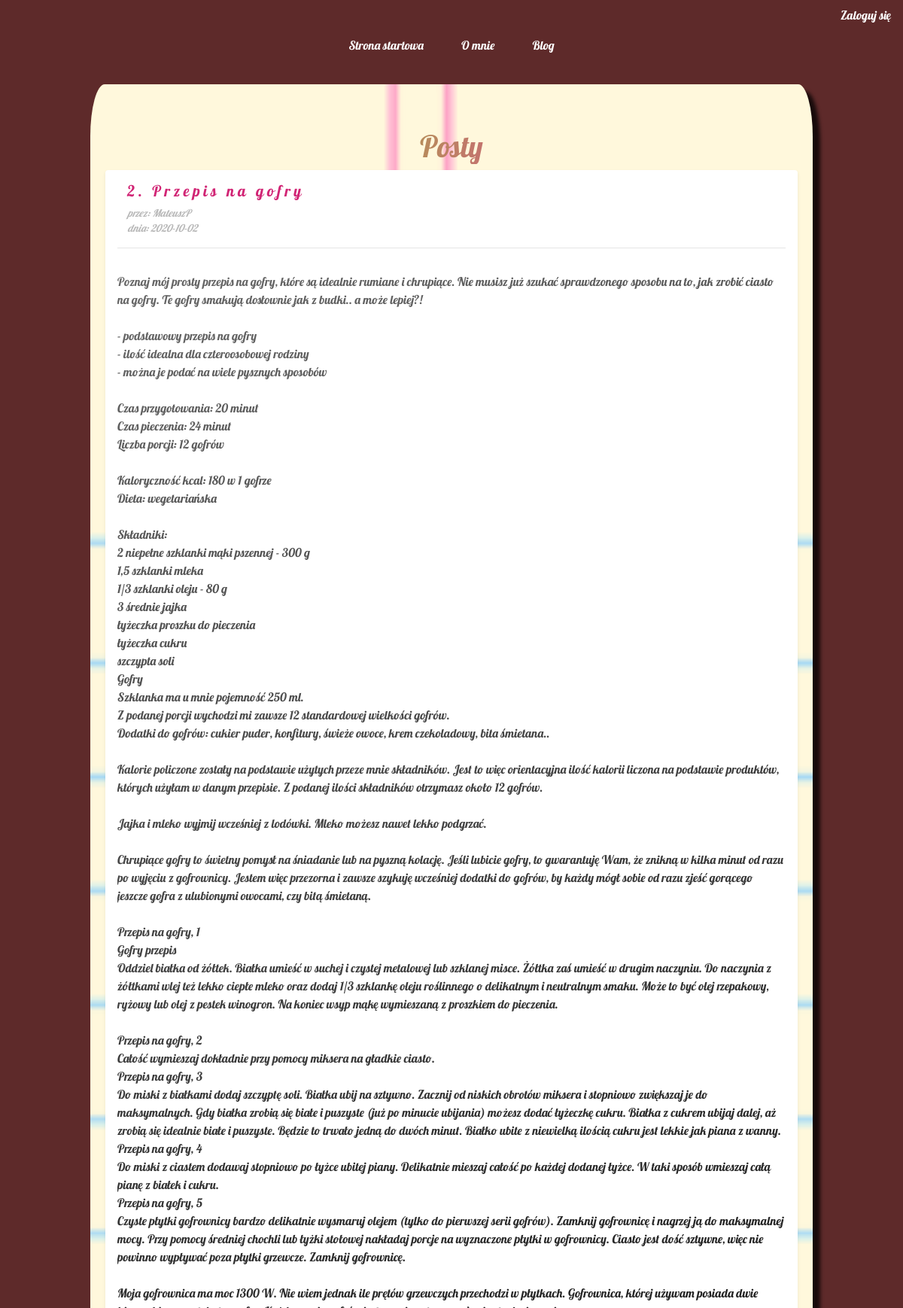
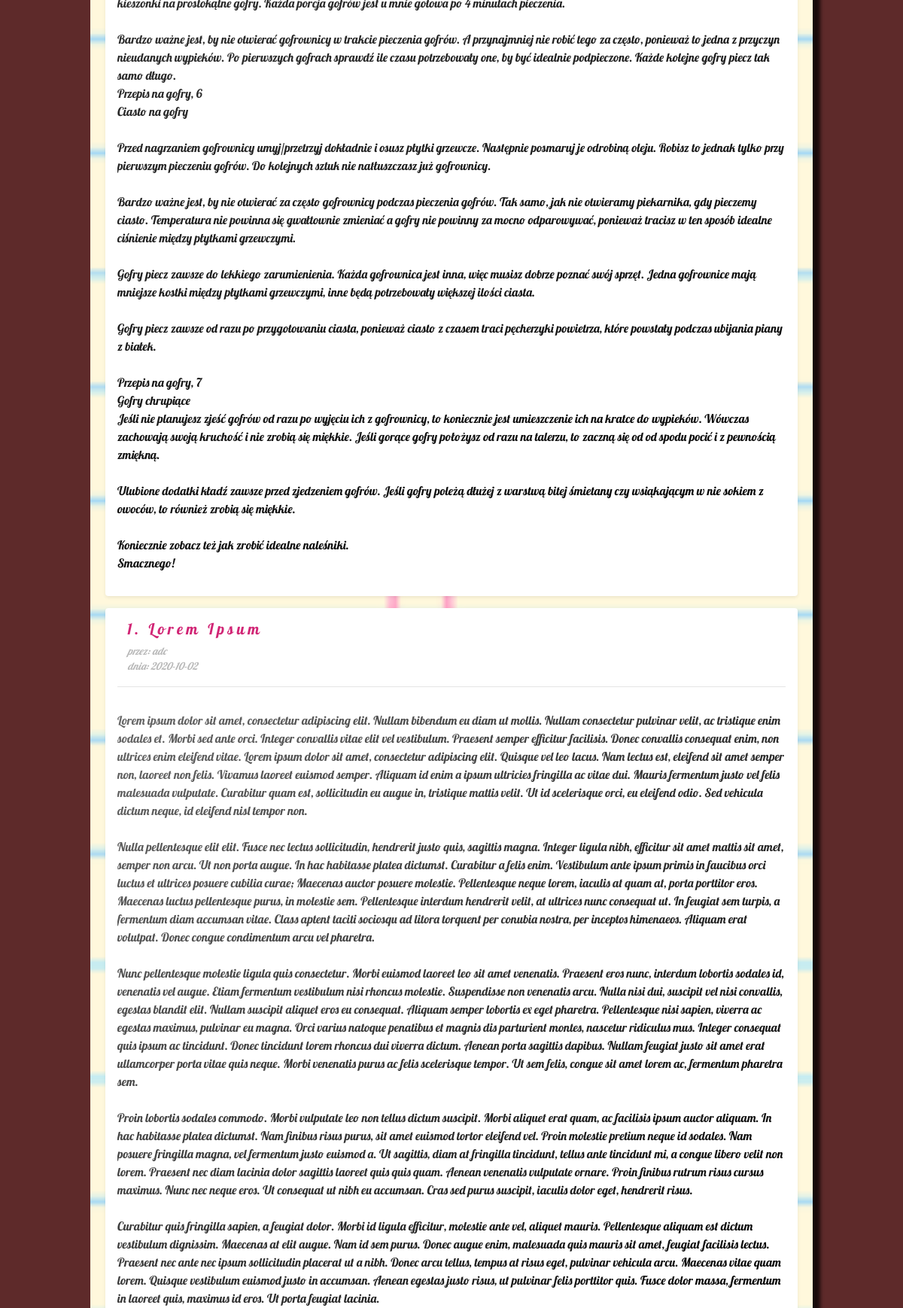
Screenshot of /blog/ (upper part) with the database file from the repository (2 pictures, top to bottom).
### tables this page shows
CREATE TABLE post (
  id INTEGER PRIMARY KEY AUTOINCREMENT,
  author_id INTEGER NOT NULL,
  created TIMESTAMP NOT NULL DEFAULT CURRENT_TIMESTAMP,
  title TEXT NOT NULL,
  body TEXT NOT NULL,
  FOREIGN KEY (author_id) REFERENCES user (id)
);

CREATE TABLE user (
  id INTEGER PRIMARY KEY AUTOINCREMENT,
  username TEXT UNIQUE NOT NULL,
  password TEXT NOT NULL
);

### aplikacjaflask/posty.py (the view)
@bp.route("/")
def index():
    db = get_db()
    posts = db.execute(
        "SELECT p.id, title, body, created, author_id, username"
        " FROM post p JOIN user u ON p.author_id = u.id"
        " ORDER BY created DESC"
    ).fetchall()
    return render_template("blog/index.html", posts=posts)

### aplikacjaflask/db.py (called while the page is built)
def get_db():
    if "db" not in g:
        g.db = sqlite3.connect(
            current_app.config["DATABASE"], detect_types=sqlite3.PARSE_DECLTYPES
        )
        g.db.row_factory = sqlite3.Row
    return g.db

### aplikacjaflask/logowanie.py (called while the page is built)
@bp.before_app_request
def load_logged_in_user():
    user_id = session.get("user_id")
    if user_id is None:
        g.user = None
    else:
        g.user = (
            get_db().execute("SELECT * FROM user WHERE id = ?", (user_id,)).fetchone()
        )

### aplikacjaflask/templates/blog/index.html (shortened to what this page needs)
{% extends 'schemat.html' %}
{% block header %}
<h1 class="text-center" id="posty">{% block title %}Posty{% endblock %}</h1>
{% endblock %}
{% block content %}
{% for post in posts %}
<article class="post shadow-sm p-3 mb-3 bg-white rounded">
  <header>
    <div>
      <h1>{{ post['id'] }}. {{ post['title'] }} </h1>
      <div class="about">przez: {{ post['username'] }}<br> dnia: {{ post['created'].strftime('%Y-%m-%d') }}</div>
    </div>
  </header>
  <hr>
  <p class="body">{{ post['body'] }}</p>
</article>
{% endfor %}
{% endblock %}

### aplikacjaflask/templates/schemat.html (shortened to what this page needs)
<!doctype html>
<head>
    <link rel="stylesheet" href="{{ url_for('static', filename='css/bootstrap.min.css') }}">
    <link rel="stylesheet" href="{{ url_for('static', filename='css/style.css') }}">
</head>
<body>
    <header class="header">
        <nav class="navbar d-flex flex-row-reverse">
            <ul class="navbar-nav list-group-horizontal ">
                {% if g.user %}
                <li class="nav-item">
                    <span class="text-white">Zalogowano jako: {{ g.user['username'] }}</span>
                </li>
                <li class="nav-item">
                    <a href="{{ url_for('auth.logout') }}">Wyloguj się</a>
                </li>
                {% else %}
                <li class="nav-item">
                    <a href="{{ url_for('auth.login') }}">Zaloguj się</a>
                </li>
                {% endif %}
            </ul>
        </nav>
        <nav class="navbar justify-content-center">
            <ul class="navbar-nav list-group-horizontal ">
                <li class="nav-item">
                    <a href="{{ url_for('index') }}">Strona startowa</a>
                </li>
                <li class="nav-item">
                    <a href="{{ url_for('home.omnie') }}">O mnie</a>
                </li>
                <li class="nav-item">
                    <a href="{{ url_for('blog.index') }}">Blog</a>
                </li>
            </ul>
        </nav>
    </header>
    <div class="d-flex justify-content-center">
        <section class="content">
            <h3>
                {% block header %}{% endblock %}
            </h3>
            {% block content %}{% endblock %}
        </section>
    </div>
</body>

### aplikacjaflask/static/css/style.css (style rules this page uses)
body { width: 100%; height: 100%; padding: 0; margin: 0; font-family: 'Lobster', cursive; background-color: rgb(94, 42, 42); background-repeat: no-repeat; background-size: cover; word-wrap: break-word; }
nav { display: inline; width: 100%; white-space: nowrap; }
nav a { color: white; }
ul li:first-child { padding-left: 0; }
ul li { padding-left: 50px; }
.content { border-radius: 2%; max-width: 80%; min-width: 20%; margin-top: 2rem; background-image: url("../../static/assets/Notebook.png"); background-color: cornsilk; padding: 50px 20px; background-repeat: no-repeat; background-size: cover; -webkit-box-shadow: 10px 10px 5px 0px rgba(0,0,0,0.75); -moz-box-shadow: 10px 10px 5px 0px rgba(0,0,0,0.75); box-shadow: 10px 10px 5px 0px rgba(0,0,0,0.75); }
#posty { background: -webkit-gradient(linear, left top, right bottom, from(#7bff00), to(#ff00c8)); -webkit-background-clip: text; -webkit-text-fill-color: transparent; }
article h1 { background:rgba(204, 14, 102, 0.9); letter-spacing: 0.22em; -webkit-background-clip: text; -webkit-text-fill-color: transparent; padding-left: 13px; }
.post > header { display: flex; align-items: flex-end; font-size: 0.85em; }
.post > header > div:first-of-type { flex: auto; }
.post > header h1 { font-size: 1.5em; margin-bottom: 0.3em; }
.post .about { color: #b9b9b9; padding-left:1em; font-style: italic; }
.post .body { white-space: pre-line; padding-top: 1em; background: -webkit-gradient(linear, left top, right bottom, from(#696969), to(#000000)); -webkit-background-clip: text; -webkit-text-fill-color: transparent; }
.content:last-child { margin-bottom: 0; }

### rows the page displays
post: id "2", title "Przepis na gofry", username "MateuszP", created "2020-10-02", body "Poznaj mój prosty przepis na gofry, które są idealnie rumiane i chrupiące. Nie musisz już szukać sprawdzonego sposobu na to, jak zrobić ciasto na gofry. Te gofry smakują dosłownie jak z budki.. a może lepiej?! - podstawowy przepis na gofry - ilość idealna dla czteroosobowej rodziny - można je podać na wiele pysznych sposobów Czas przygotowania: 20 minut Czas pieczenia: 24 minut Liczba porcji: 12 gofrów Kaloryczność kcal: 180 w 1 gofrze Dieta: wegetariańska Składniki: 2 niepełne szklanki mąki pszennej - 300 g 1,5 szklanki mleka 1/3 szklanki oleju - 80 g 3 średnie jajka łyżeczka proszku do pieczenia łyżeczka cukru szczypta soli Gofry Szklanka ma u mnie pojemność 250 ml. Z podanej porcji…"
post: id "1", title "Lorem Ipsum", username "adc", created "2020-10-02", body "Lorem ipsum dolor sit amet, consectetur adipiscing elit. Nullam bibendum eu diam ut mollis. Nullam consectetur pulvinar velit, ac tristique enim sodales et. Morbi sed ante orci. Integer convallis vitae elit vel vestibulum. Praesent semper efficitur facilisis. Donec convallis consequat enim, non ultrices enim eleifend vitae. Lorem ipsum dolor sit amet, consectetur adipiscing elit. Quisque vel leo lacus. Nam lectus est, eleifend sit amet semper non, laoreet non felis. Vivamus laoreet euismod semper. Aliquam id enim a ipsum ultricies fringilla ac vitae dui. Mauris fermentum justo vel felis malesuada vulputate. Curabitur quam est, sollicitudin eu augue in, tristique mattis velit. Ut id…"
